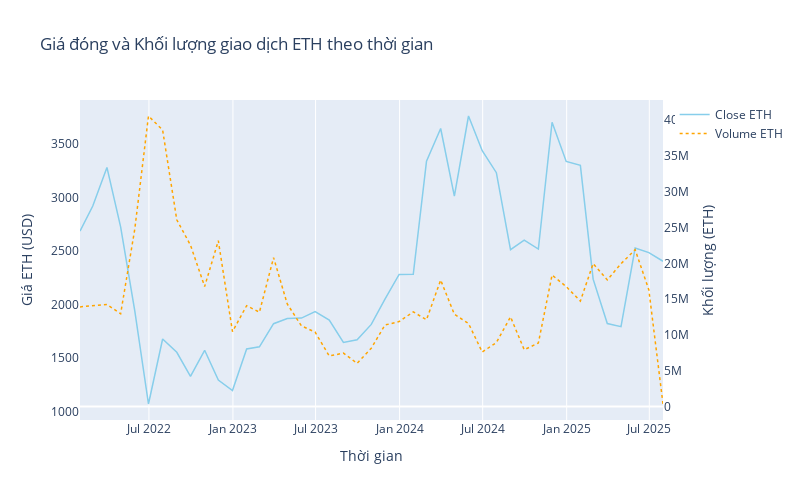

Notebook code cell kept with this figure:
### Code cell
import plotly.graph_objects as go

# Tạo figure
fig = go.Figure()

# Giá đóng ETH (trục chính bên trái)
fig.add_trace(go.Scatter(
    x=df_month['timestamp_utc'],
    y=df_month['close_eth'],
    mode='lines',
    name='Close ETH',
    line=dict(color='skyblue', width=1.5),
    yaxis='y1'
))

# Volume ETH (trục phụ bên phải)
fig.add_trace(go.Scatter(
    x=df_month['timestamp_utc'],
    y=df_month['volume_eth'],
    mode='lines',
    name='Volume ETH',
    line=dict(color='orange', width=1.5, dash='dot'),
    yaxis='y2'
))

# Layout
fig.update_layout(
    title='Giá đóng và Khối lượng giao dịch ETH theo thời gian',
    xaxis_title='Thời gian',
    yaxis=dict(
        title='Giá ETH (USD)',
        side='left',
        showgrid=False
    ),
    yaxis2=dict(
        title='Khối lượng (ETH)',
        side='right',
        overlaying='y',
        showgrid=False
    ),
    hovermode='x unified',
    width = 800 ,
    height = 500

)

fig.show()
